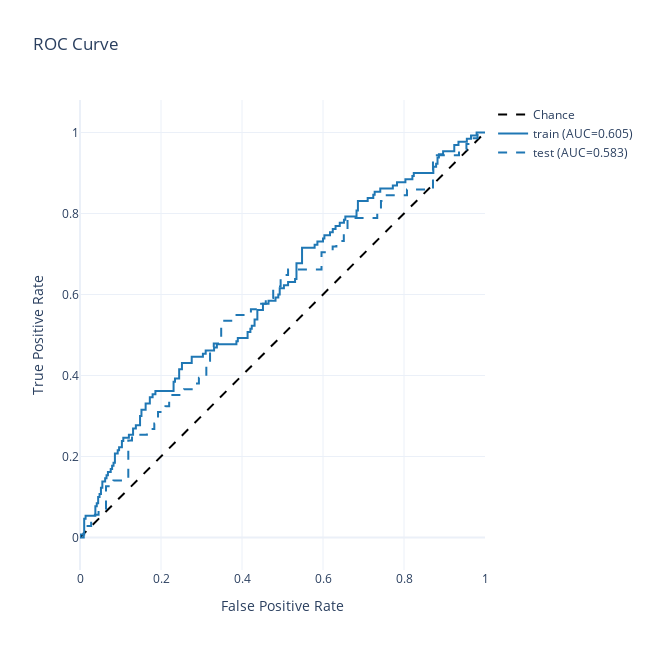

Notebook code cell kept with this figure:
### Markdown cell above
### Binary: ROC / PR / Threshold / Calibration

### Code cell
n = 600
score = np.clip(np.random.beta(2, 5, size=n), 0, 1)
# Create a target correlated with score
y = (np.random.rand(n) < (0.15 + 0.7 * score)).astype(int)
split = np.where(np.arrange(n) < int(0.7 * n), "train", "test")

df_bin = pd.DataFrame({"y_true": y, "y_score": score, "set": split})

classification.roc_curve_plot(df_bin, split_column="set")

### Figure 1 — Plotly figure (JSON) as saved in the notebook; plotly's stock layout.template omitted (floating-point values rounded to 4 significant figures; data arrays with more than 128 entries replaced by an {"elided": "..."} marker saying what was removed)
{"data": [{"line": {"color": "black", "dash": "dash"}, "mode": "lines", "name": "Chance", "showlegend": true, "type": "scatter", "x": [0, 1], "y": [0, 1]}, {"line": {"color": "#1F77B4", "dash": "solid", "width": 2}, "mode": "lines", "name": "train (AUC=0.605)", "type": "scatter", "x": {"elided": "421 float values"}, "y": {"elided": "421 float values"}}, {"line": {"color": "#1F77B4", "dash": "dash", "width": 2}, "mode": "lines", "name": "test (AUC=0.583)", "type": "scatter", "x": {"elided": "181 float values"}, "y": {"elided": "181 float values"}}], "layout": {"autosize": false, "height": 650, "title": {"text": "ROC Curve"}, "width": 650, "xaxis": {"constrain": "domain", "range": [0, 1], "title": {"text": "False Positive Rate"}}, "yaxis": {"range": [0, 1], "scaleanchor": "x", "scaleratio": 1, "title": {"text": "True Positive Rate"}}}}
